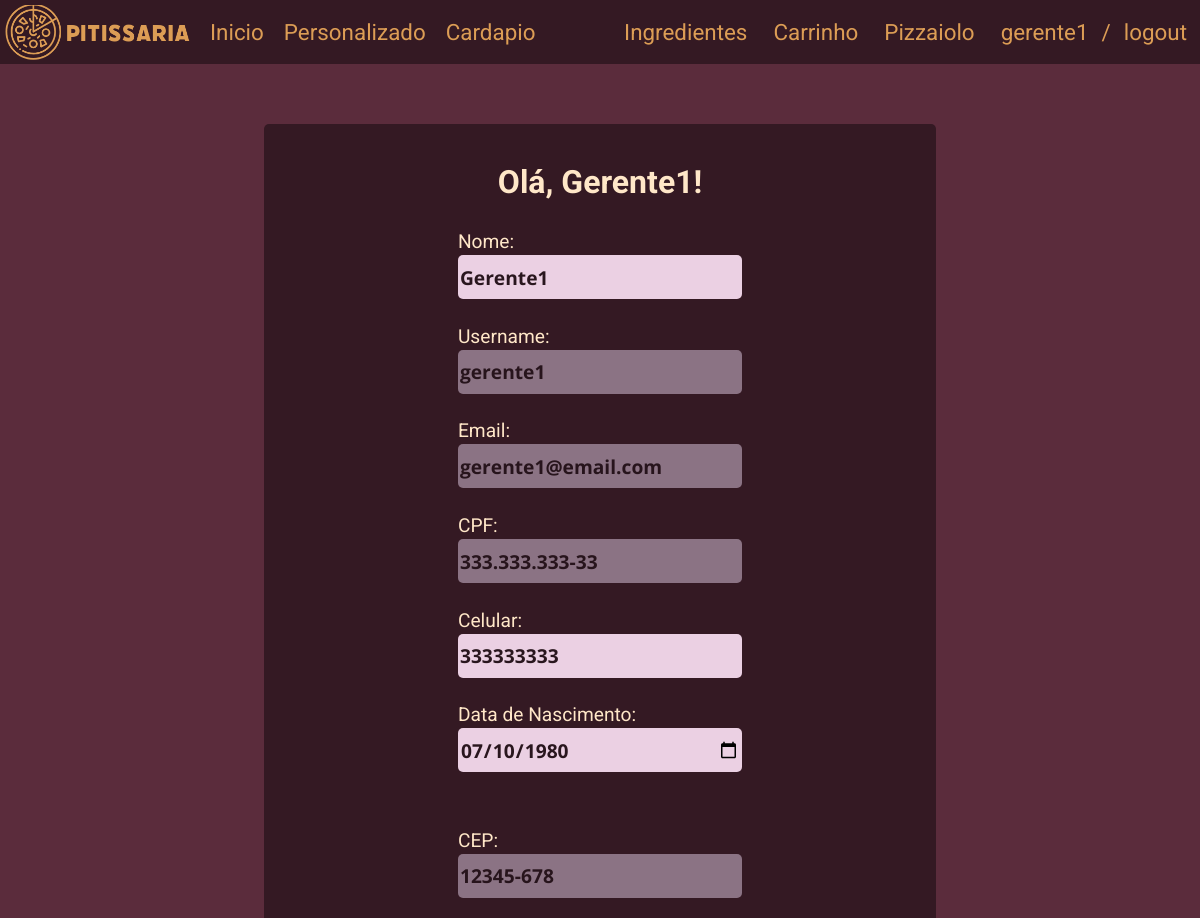
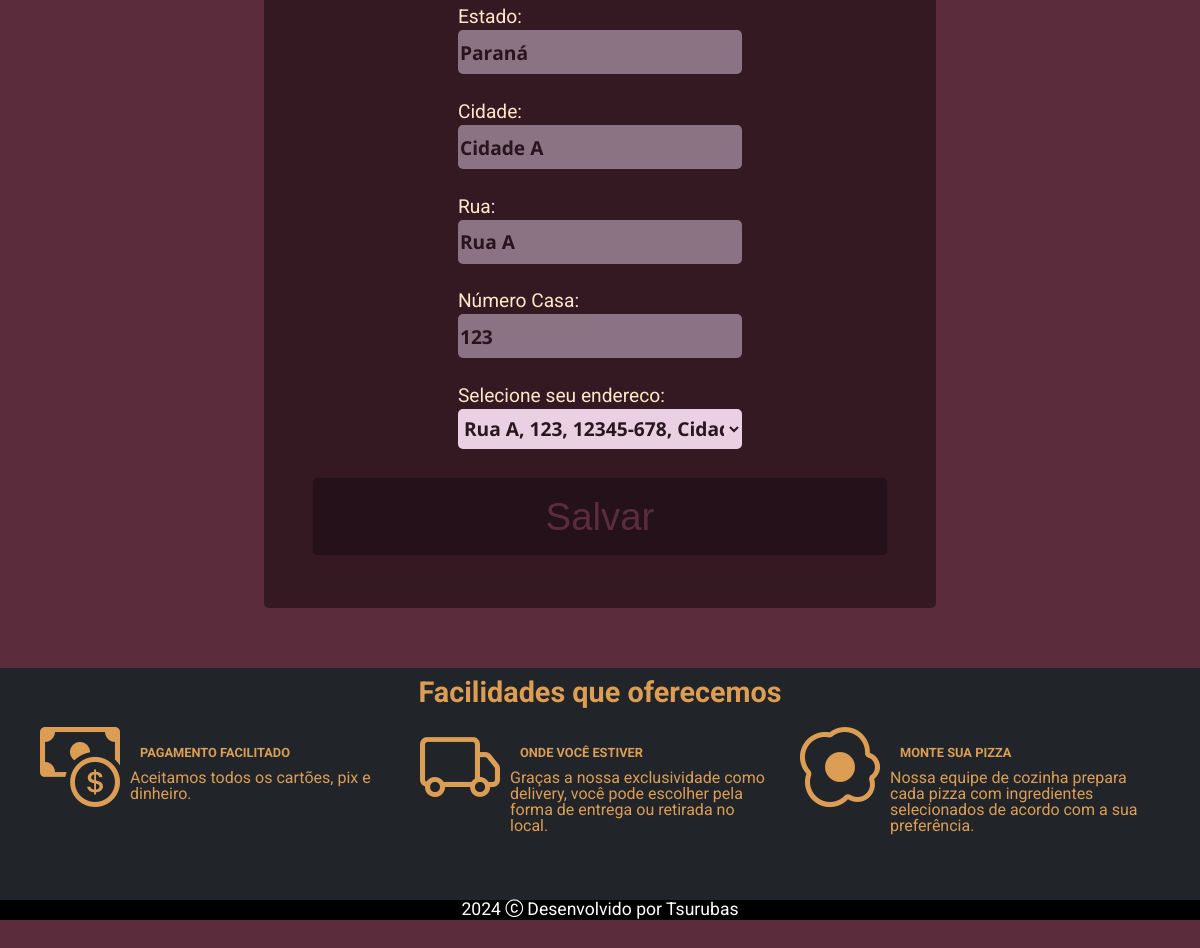
Screenshot of /paginas/perfil.php (signed in) with the database file from the repository (2 pictures, top to bottom).
### tables this page shows
CREATE TABLE IF NOT EXISTS usuarios (
    id INT AUTO_INCREMENT PRIMARY KEY,
    nome VARCHAR(100) NOT NULL,
    email VARCHAR(100) NOT NULL,
    senha VARCHAR(32) NOT NULL,
    cpf VARCHAR(20) NOT NULL UNIQUE,
    tipo_usuario ENUM('cliente', 'pizzaiolo', 'gerente') DEFAULT 'cliente',
    data_nascimento DATE,
    celular VARCHAR(20),
    username VARCHAR(50)
);

CREATE TABLE IF NOT EXISTS enderecos (
    id INT AUTO_INCREMENT PRIMARY KEY,
    cep VARCHAR(10) NOT NULL,
    rua VARCHAR(100) NOT NULL,
    num_res VARCHAR(4) NOT NULL,
    cidade VARCHAR(50) NOT NULL,
    estado VARCHAR(50) NOT NULL
);

### paginas/perfil.php (the view, shortened to what this page needs)
<!DOCTYPE html>
<html lang="pt-br">
<head>
    <link rel="stylesheet" href="../Style/form.css">
</head>
<body>
    <?php include('geral/menu.php');?>
    <?php
        include("../php/consultas/consultaDadosPerfil.php");
    ?>
    <div class="form-container">
        <?php
            echo "<h2>Olá, ". $_SESSION['primeiro_nome'] ."!</h2>";
        ?>
        <form action="../PHP/forms/perfil.php" class="form" id="form" method="POST">
            <div class="divisao">
                <div class="campos">
                    <label for="nome">Nome:</label>
                    <input type="text" name="nome" required value="<?php echo "$nome"?>">
                </div>
                <div class="campos">
                    <label for="username">Username:</label>
                    <input class="desativado" type="text" name="username" disabled value="<?php echo "$username"?>">
                </div>
                <div class="campos">
                    <label for="email">Email:</label>
                    <input class="desativado" type="email" name="email" disabled value="<?php echo "$email"?>">
                </div>
                <div class="campos">
                    <label for="cpf">CPF:</label>
                    <input class="desativado" type="text" name="cpf" disabled value="<?php echo "$cpf"?>">
                </div>
                <div class="campos">
                    <label for="celular">Celular:</label>
                    <input type="text" name="celular" required value="<?php echo "$celular"?>">
                </div>
                <div class="campos">
                    <label for="data-nascimento">Data de Nascimento:</label>
                    <input type="date" name="data-nascimento" required value="<?php echo "$dataNascimento"?>">
                </div>
            </div>
            <div class="divisao">
                <div class="campos">
                    <label for="cep">CEP:</label>
                    <input class="desativado" type="text" name="cep" required disabled value="<?php echo "$cep"?>">
                </div>
                <div class="campos">
                    <label for="estado">Estado:</label>
                    <input class="desativado" type="text" name="estado" required disabled value="<?php echo "$estado"?>">
                </div>
                <div class="campos">
                    <label for="cidade">Cidade:</label>
                    <input class="desativado" type="text" name="cidade" required disabled value="<?php echo "$cidade"?>">
                </div>
                <div class="campos">
                    <label for="rua">Rua:</label>
                    <input class="desativado" type="text" name="rua" required disabled value="<?php echo "$rua"?>">
                </div>
                <div class="campos">
                    <label for="num-res">Número Casa:</label>
                    <input class="desativado" type="number" name="num-res" required disabled value="<?php echo "$numRes"?>">
                </div>
                <div class="campos">
                    <label for="endereco">Selecione seu endereco:</label>
                    <select id="endereco" name="endereco">
                    </select>
                </div>
            </div>
            <button type="submit" id="btn-enviar">Salvar</button>
        </form>
    </div>
    <?php include('geral/footer.php');?>
</body>
</html>

### Style/form.css (style rules this page uses)
.form-container { background-color: var(--cor-header); display: flex; flex-direction: column; justify-content: center; align-items: center; margin: 5% 22% 5% 22%; border-radius: 5px; padding: 10px; color: var(--cor-texto); }
.form-container h2 { margin-top: 1em; font-weight: bolder; font-size: 2em; text-align: center; }
.form { display: flex; flex-wrap: wrap; justify-content: center; width: 100%; height: 70%; padding: 5px; font-size: 1.2em; }
.divisao { margin: 0.8em; display: flex; flex-direction: column; }
.campos { display: flex; flex-direction: column; padding: 10px; margin: 0.1em; width: 15em; }
.form label { margin: 0.1em; }
.form input, select { height: 40px; padding: 2px; margin: 0.1em; border-radius: 5px; border: none; font-size: 1em; font-weight: 700; font-family: var(--fonte-texto-form); color: var(--cor-darker); background-color: var(--cor-hover); }
.form input.desativado { background-color: var(--cor-desativado); }
#btn-enviar { width: 88%; height: 2em; margin-bottom: 1em; background-color: var(--cor-darker); font-size: 2em; border-radius: 4px; border: none; color: var(--cor-fundo); }

### Style/padrao1.css (style rules this page uses)
:root { --cor-fundo: #5b2c3c; --cor-header: #341923fa; --cor-darker: #251219fa; --cor-input-form: #a7818f; --cor-hover: rgb(235, 208, 227); --cor-desativado: rgb(139, 115, 132); --cor-texto: rgb(255, 231, 200); --cor-texto-header: #dc9d55; --cor-footer: rgba(33, 37, 41, 1); --cor-carregamento: #ffffff; --fonte-texto: "Roboto", sans-serif; --fonte-texto-form: "Open Sans", sans-serif; --cor-ingredientes: #402831; --height-img: 80px; }
body, html { height: 100vh; background: var(--cor-fundo); font-family: var(--fonte-texto); font-size: 16px; }

### rows the page displays
usuarios: nome "Gerente1", username "gerente1", email "gerente1@email.com", cpf "333.333.333-33", celular "333333333", data-nascimento "07/10/1980"
enderecos: cep "12345-678", estado "Paraná", cidade "Cidade A", rua "Rua A", num-res "123"

### other values shown
$_SESSION['username'] "gerente1"
$_SESSION['primeiro_nome'] "Gerente1"
form field endereco "Rua A, 123, 12345-678, Cidade A, Paraná"
